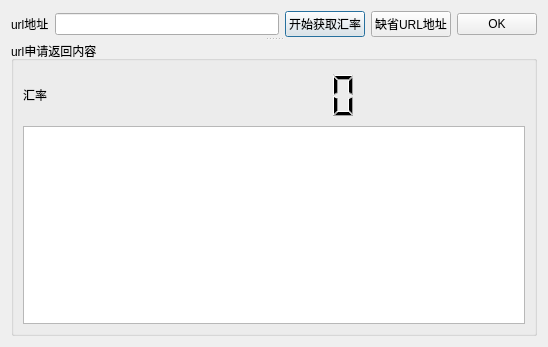
<?xml version="1.0" encoding="UTF-8"?>
<ui version="4.0">
 <class>QGetRateOnline</class>
 <widget class="QDialog" name="QGetRateOnline">
  <property name="geometry">
   <rect>
    <x>0</x>
    <y>0</y>
    <width>548</width>
    <height>347</height>
   </rect>
  </property>
  <property name="windowTitle">
   <string>Dialog</string>
  </property>
  <layout class="QVBoxLayout" name="verticalLayout_2">
   <item>
    <widget class="QSplitter" name="splitter">
     <property name="orientation">
      <enum>Qt::Vertical</enum>
     </property>
     <widget class="QWidget" name="horizontalLayoutWidget">
      <layout class="QHBoxLayout" name="horizontalLayout">
       <item>
        <widget class="QLabel" name="label">
         <property name="text">
          <string>url地址</string>
         </property>
        </widget>
       </item>
       <item>
        <widget class="QLineEdit" name="lineEditUrl">
         <property name="clearButtonEnabled">
          <bool>true</bool>
         </property>
        </widget>
       </item>
       <item>
        <widget class="QPushButton" name="btnGetRate">
         <property name="text">
          <string>开始获取汇率</string>
         </property>
        </widget>
       </item>
       <item>
        <widget class="QPushButton" name="btnDefaultUrl">
         <property name="text">
          <string>缺省URL地址</string>
         </property>
        </widget>
       </item>
       <item>
        <widget class="QPushButton" name="btnOk">
         <property name="text">
          <string>OK</string>
         </property>
        </widget>
       </item>
      </layout>
     </widget>
     <widget class="QGroupBox" name="groupBox">
      <property name="title">
       <string>url申请返回内容</string>
      </property>
      <layout class="QVBoxLayout" name="verticalLayout">
       <item>
        <layout class="QHBoxLayout" name="horizontalLayout_2">
         <item>
          <widget class="QLabel" name="label_2">
           <property name="sizePolicy">
            <sizepolicy hsizetype="Fixed" vsizetype="Preferred">
             <horstretch>0</horstretch>
             <verstretch>0</verstretch>
            </sizepolicy>
           </property>
           <property name="text">
            <string>汇率</string>
           </property>
          </widget>
         </item>
         <item>
          <widget class="QLCDNumber" name="lcdNumber">
           <property name="minimumSize">
            <size>
             <width>0</width>
             <height>50</height>
            </size>
           </property>
           <property name="autoFillBackground">
            <bool>false</bool>
           </property>
           <property name="frameShape">
            <enum>QFrame::Box</enum>
           </property>
           <property name="lineWidth">
            <number>0</number>
           </property>
           <property name="midLineWidth">
            <number>0</number>
           </property>
           <property name="smallDecimalPoint">
            <bool>true</bool>
           </property>
           <property name="value" stdset="0">
            <double>0.000000000000000</double>
           </property>
          </widget>
         </item>
        </layout>
       </item>
       <item>
        <widget class="QPlainTextEdit" name="plainTextEdit"/>
       </item>
      </layout>
     </widget>
    </widget>
   </item>
  </layout>
 </widget>
 <resources/>
 <connections>
  <connection>
   <sender>btnOk</sender>
   <signal>clicked()</signal>
   <receiver>QGetRateOnline</receiver>
   <slot>accept()</slot>
   <hints>
    <hint type="sourcelabel">
     <x>489</x>
     <y>26</y>
    </hint>
    <hint type="destinationlabel">
     <x>273</x>
     <y>173</y>
    </hint>
   </hints>
  </connection>
 </connections>
</ui>
